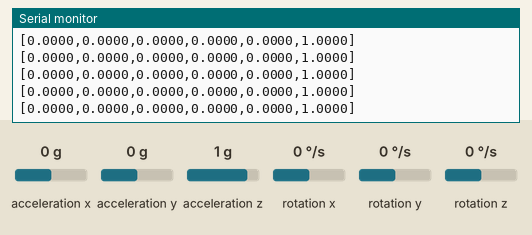
This sketch was run on a simulated Arduino Uno, built with avr-gcc and run on an emulated ATmega328P. Parts: the last lines printed to the serial monitor. Wiring (inferred from the names in the program): MPU-6050 motion sensor at I2C address 0x68. The inputs (shaded band) are chosen by the test bench; at power-on: acceleration x 0 g, acceleration z 1 g, rotation x 0 °/s, acceleration y 0 g, rotation y 0 °/s, rotation z 0 °/s.

Above: at 1.2 s.
1.3 s: acceleration x set to -1.4 g
At 2.1 s:
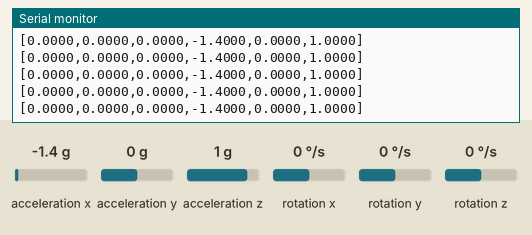
4.3 s: acceleration z set to -1.4 g
At 5.3 s:
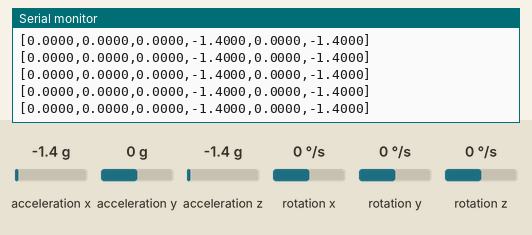
7.3 s: rotation x set to -192 °/s
At 7.9 s:
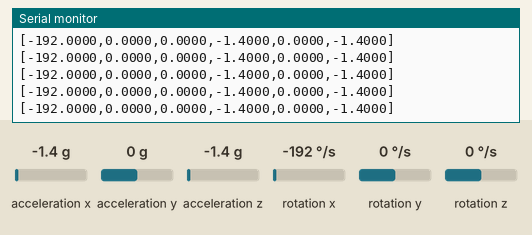
10.3 s: acceleration y set to -1.4 g
At 10.9 s:
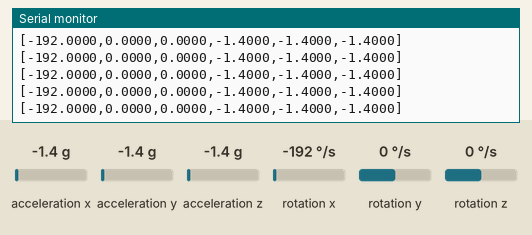

The sketch:

arduino-raw-mpu5060.ino
```cpp
/*
   Sketch to send raw gyro and accelerometer data over serial by Josh Pattman
   Based on sketch by Dejan, https://howtomechatronics.com
*/
#include <Wire.h>
const int MPU = 0x68; // MPU6050 I2C address
float AccX, AccY, AccZ;
float GyroX, GyroY, GyroZ;

void setup() {
  Serial.begin(115200);
  Wire.begin();                      // Initialize comunication
  Wire.beginTransmission(MPU);       // Start communication with MPU6050 // MPU=0x68
  Wire.write(0x6B);                  // Talk to the register 6B
  Wire.write(0x00);                  // Make reset - place a 0 into the 6B register
  Wire.endTransmission(true);        //end the transmission
  delay(20);
}
void loop() {
  // === Read acceleromter data === //
  Wire.beginTransmission(MPU);
  Wire.write(0x3B); // Start with register 0x3B (ACCEL_XOUT_H)
  Wire.endTransmission(false);
  Wire.requestFrom(MPU, 6, true); // Read 6 registers total, each axis value is stored in 2 registers
  //For a range of +-2g, we need to divide the raw values by 16384, according to the datasheet
  AccX = (Wire.read() << 8 | Wire.read()) / 16384.0; // X-axis value
  AccY = (Wire.read() << 8 | Wire.read()) / 16384.0; // Y-axis value
  AccZ = (Wire.read() << 8 | Wire.read()) / 16384.0; // Z-axis value

  // === Read gyroscope data === //
  Wire.beginTransmission(MPU);
  Wire.write(0x43); // Gyro data first register address 0x43
  Wire.endTransmission(false);
  Wire.requestFrom(MPU, 6, true); // Read 4 registers total, each axis value is stored in 2 registers
  GyroX = (Wire.read() << 8 | Wire.read()) / 131.0; // For a 250deg/s range we have to divide first the raw value by 131.0, according to the datasheet
  GyroY = (Wire.read() << 8 | Wire.read()) / 131.0;
  GyroZ = (Wire.read() << 8 | Wire.read()) / 131.0;

  Serial.print("[");
  Serial.print(GyroX,4);
  Serial.print(",");
  Serial.print(GyroY,4);
  Serial.print(",");
  Serial.print(GyroZ,4);
  Serial.print(",");
  Serial.print(AccX,4);
  Serial.print(",");
  Serial.print(AccY,4);
  Serial.print(",");
  Serial.print(AccZ,4);
  Serial.println("]");
}
```

Measured:
- after the input at 1.3 s, the serial monitor: prints a new line at once (image 1)
- after the input at 4.3 s, the serial monitor: prints a new line at once (image 2)
- after the input at 7.3 s, the serial monitor: prints a new line at once (image 3)
- after the input at 10.3 s, the serial monitor: prints a new line at once (image 4)
